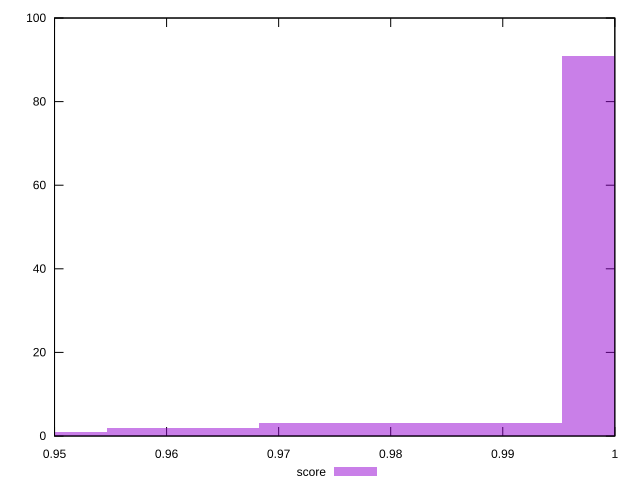

This chart was generated by the following gnuplot code:
reset

$score <<EOF
0.9749762995589404 3
1.0020589745466886 91
0.947893624571192 1
0.9885176370528145 3
0.9614349620650662 2
EOF

set key outside below
set boxwidth 0.013541337493874171
set xrange [0.95:1]
set yrange [0:100]
set trange [0:100]
set style fill transparent solid 0.5 noborder
set terminal svg size 640, 490 enhanced background rgb 'white'
set output "report_00025_2021-02-22T21:38:55.199Z/render-blocking-resources/samples/pages+cached+noadtech+nomedia+nocss/score/histogram.svg"

plot $score title "score" with boxes

reset
